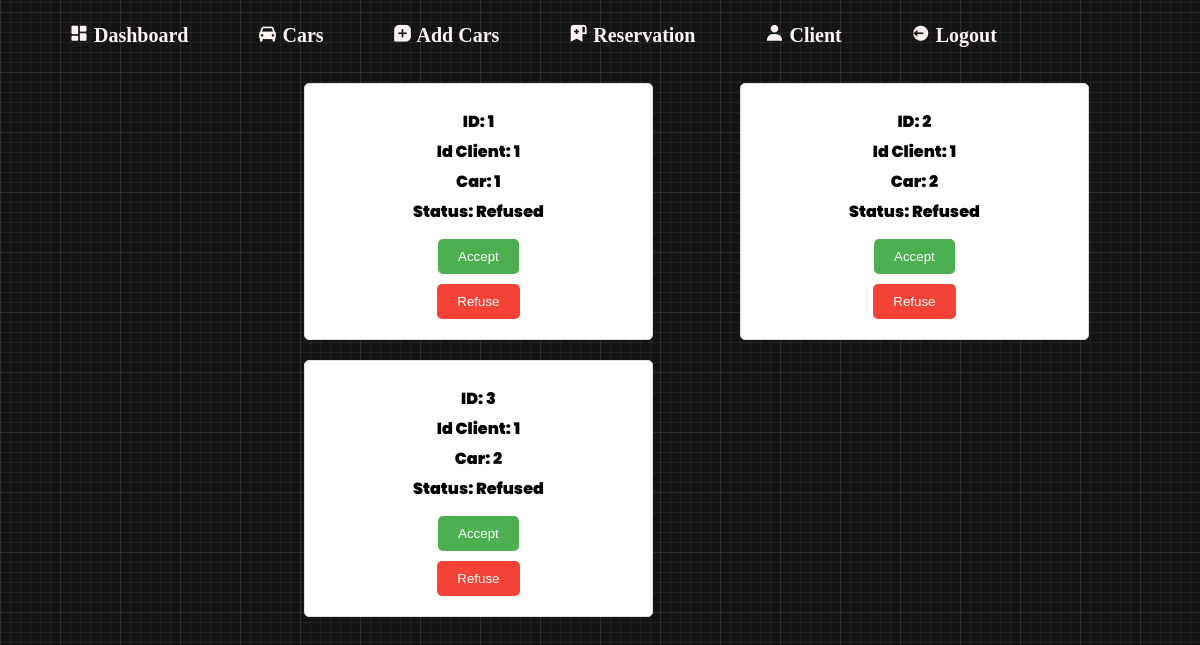
The app's page /reservations with its own data.
### tables this page shows
CREATE TABLE reservation (
    id_reservation INTEGER PRIMARY KEY AUTOINCREMENT,
    id_client INTEGER,
    id_voiture INTEGER,
    status TEXT NOT NULL DEFAULT 'Pending',
    id_manager INTEGER,
    FOREIGN KEY (id_client) REFERENCES client (id_client),
    FOREIGN KEY (id_voiture) REFERENCES voiture (id_voiture),
    FOREIGN KEY (id_manager) REFERENCES manager (idManager)
);

### app.py (the view)
@app.route("/reservations")
def get_reservations():
    manager_instance = Manager(idManager="manager_id", nom="John", prenom="Doe", email="john@example.com", mot_de_passe="password")
    reservations = manager_instance.get_reservations()
    return render_template("reservations.html", reservations=reservations)

### manager.py (called while the page is built)
    def get_reservations(self):
      conn = sqlite3.connect("loc.db")
      cursor = conn.cursor()
      cursor.execute("SELECT * FROM reservation")  # Update the table name to 'reservation'
      reservations_data = cursor.fetchall()
      conn.close()
      reservations = []
      for row in reservations_data:
        reservation = {
            "id_reservation": row[0],
            "id_client": row[1],
            "id_voiture": row[2],
            "status": row[3],
            "id_manager": row[4]
        }
        reservations.append(reservation)
      return reservations

### templates/reservations.html (shortened to what this page needs)
<!DOCTYPE html>
<html lang="en">
<head>
	<link href='https://unpkg.com/boxicons@2.0.9/css/boxicons.min.css' rel='stylesheet'>
	<link
      rel="stylesheet"
      type="text/css"
      href="{{ url_for('static', filename='styleman.css') }}"
    />
</head>
<body style="font-family: cursive;font-weight: 900;">
	<nav>
		<ul class="side-menu top">
			<li>
				<a href="/home">
					<i class='bx bxs-dashboard' ></i>
					<span class="text">Dashboard</span>
				</a>
			</li>
			<li>
				<a href="/manager_cars">
					<i class='bx bxs-car'></i>
					<span class="text">Cars</span>
				</a>
			</li>
			<li>
				<a href="/manager_dashboard">
					<i class='bx bxs-message-square-add'></i>
					<span class="text">Add Cars</span>
				</a>
			</li>
			<li class="active">
				<a href="#">
					<i class='bx bxs-bookmark-alt-plus'></i>
					<span class="text">Reservation</span>
				</a>
			</li>
			<li>
				<a href="#">
					<i class='bx bxs-user'></i>
					<span class="text">Client</span>
				</a>
			</li>
			<li>
				<a href="/" class="logout">
					<i class='bx bxs-log-out-circle' ></i>
					<span class="text">Logout</span>
				</a>
			</li>
		</ul>
	</nav>
	<section id="content">
		<main>
			<center>
				<div class="reservation-list">
					{% for reservation in reservations %}
					<div class="reservation-item">
						<p>ID: {{ reservation.id_reservation }}</p>
						<p>Id Client: {{ reservation.id_client }}</p>
						<p>Car: {{ reservation.id_voiture }}</p>
						<p>Status: {{ reservation.status }}</p>
						<form action="/accept_reservation/{{ reservation.id_reservation }}" method="post">
							<button type="submit" class="accept-button">Accept</button>
						</form>
						<form action="/refuse_reservation/{{ reservation.id_reservation }}" method="post">
							<button type="submit" class="refuse-button">Refuse</button>
						</form>
					</div>
					{% endfor %}
				</div>
			</center>
		</main>
	</section>
</body>
</html>

### static/styleman.css (style rules this page uses)
* { margin: 0; padding: 0; box-sizing: border-box; }
a { text-decoration: none; }
li { list-style: none; }
:root { --poppins: 'Poppins', sans-serif; --lato: 'Lato', sans-serif; --light: #F9F9F9; --blue: #D23D34; --light-blue: #CFE8FF; --grey: #eee; --dark-grey: #AAAAAA; --dark: #342E37; --red: #DB504A; --yellow: #FFCE26; --light-yellow: #FFF2C6; --orange: #FD7238; --light-orange: #FFE0D3; }
html { overflow-x: hidden; }
body { background: var(--grey); overflow-x: hidden; }
#content { position: relative; width: calc(100% - 280px); left: 280px; transition: .3s ease; }
#content main { width: 100%; padding: 36px 24px; font-family: var(--poppins); max-height: calc(100vh - 56px); overflow-y: auto; }
button { background-color: var(--blue); color: white; padding: 10px 20px; border: none; border-radius: 4px; cursor: pointer; margin-top: 10px; }

### templates/reservations.html (style rules this page uses)
body { background-image: repeating-linear-gradient(90deg, rgba(146, 139, 139, 0.11) 0px, rgba(146, 139, 139, 0.11) 1px, transparent 1px, transparent 60px), repeating-linear-gradient(0deg, rgba(146, 139, 139, 0.11) 0px, rgba(146, 139, 139, 0.11) 1px, transparent 1px, transparent 60px), repeating-linear-gradient(0deg, rgba(146, 139, 139, 0.11) 0px, rgba(146, 139, 139, 0.11) 1px, transparent 1px, transparent 10px), repeating-linear-gradient(90deg, rgba(146, 139, 139, 0.11) 0px, rgba(146, 139, 139, 0.11) 1px, transparent 1px, transparent 10px), linear-gradient(90deg, rgb(20, 20, 20), rgb(20, 20, 20)); font-family: Arial, sans-serif; }
.reservation-list { display: grid; grid-template-columns: 1fr 1fr; margin-top: 30px; margin: 0 auto; }
.reservation-item { background-color: #fff; border: 1px solid #ddd; border-radius: 5px; padding: 20px; margin-bottom: 20px; width: 80%; max-width: 600px; }
nav ul { display: flex; list-style: none; padding: 0; }
nav ul li { margin-left: 59px; }
nav ul li:last-child { margin-right: 0; }
nav a { text-decoration: none; color: rgb(255, 244, 244); font-weight: 600; font-size: 20px; margin-left: 10px; }
.reservation-item p { margin: 5px 0; }
.accept-button, .refuse-button { padding: 10px 20px; margin-top: 10px; cursor: pointer; border: none; border-radius: 5px; }
.accept-button { background-color: #4CAF50; color: white; }
.refuse-button { background-color: #f44336; color: white; }

### records on screen
reservation: id_reservation "1", id_client "1", id_voiture "1", status "Refused"
reservation: id_reservation "2", id_client "1", id_voiture "2", status "Refused"
reservation: id_reservation "3", id_client "1", id_voiture "2", status "Refused"
